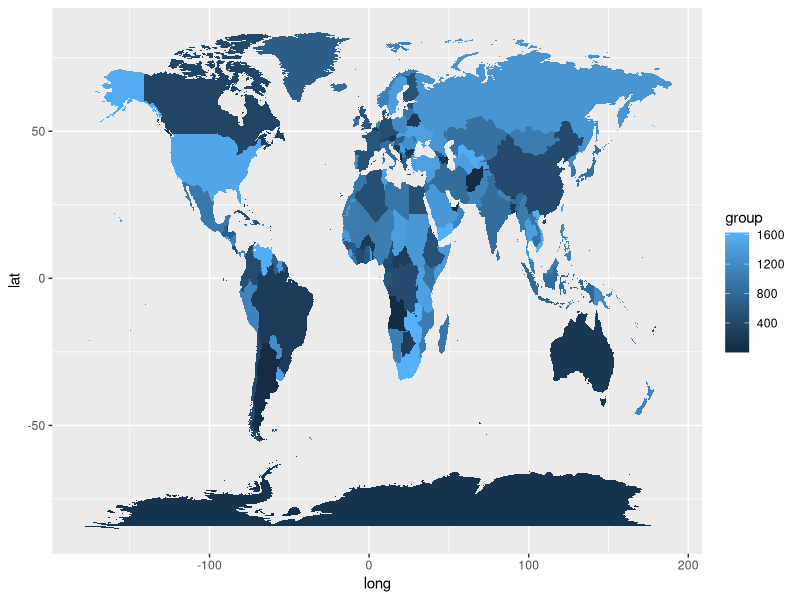

Recreate this plot in R.
######################################################################################
### Benny Rice ### 2021 Jan 28 ###
### Figure 1 for Baker et al review on global connectivity and infectious diseases ###
######################################################################################

######################################################################################
### Figure 1A: Map with historical epidemics ###
######################################################################################

### 1: Land travel: Antonine, Cyprian, and Justinian plagues in 2nd, 3rd, and 6th centuries: Mediterranean
###    Late antiquity: 4th-6th centuries; Classical antiquity: 8th century BC - 6th century AD
### 2: Maritime travel: Columbus contact: Europe - Americas
### 3: Maritime travel: Trans-atlantic slave trade: Africa - Americas
### 4: Air travel: SARS: Asia - Global

### Mapping based off tutorial: https://www.r-graph-gallery.com/how-to-draw-connecting-routes-on-map-with-r-and-great-circles.html

library(tidyverse)
library(maps)

map.world <- map_data('world')

ggplot(map.world, aes(x = long, y = lat, group = group)) +
  geom_polygon(aes(fill = group))

# remove antartica, remove background, make nice color map, country boundaries slight, 
# color coded arrows from manually entered coordinates, follow hartl map style, color legend: air travel, overland, maritime
# arrows: overland from eastern med to western med; africa to americas per hartl; europe to americas;
# SARS arrows: trickier; link stepwise across eurasia to get to americas


######################################################################################
### Figure 1B: Post-1970s rapid growth in travel, trade, urbanization
######################################################################################

# 'more frequent transport of people and goods between larger, denser population centers'

#Grab, clean worldbank data
#Split by region? 3 rows x 2 columns
# East Asia & Pacific; Europe & Central Asia; Latin America & Caribbean; Middle East & North Africa; Sub-Saharan Africa
# Needs US and Canada?
# Check for the 3 letter codes to grab these regions






